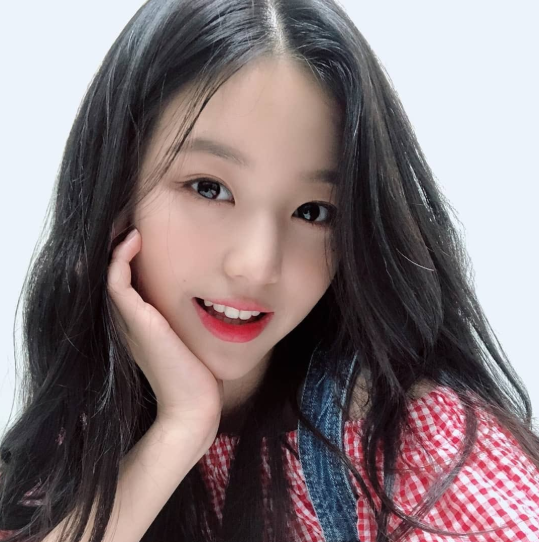
#> input picture Machine_Running/Learning/day10/IMAGE/cute.PNG, 539 x 542 px
$ python opencv_5.py
#> lines starting #> are read from the running program, lines starting #| are printed output that depends on the picture
import cv2, os
import matplotlib.pyplot as plt

img_file = './IMAGE/cute.PNG'

# 1. 검출기 생성
cascade = cv2.CascadeClassifier('./CV_HAAR/haarcascade_frontalface_alt.xml')

# 지정된 부분 모자이크 처리 함수
def mosaic(img, rect, size):
    # 모자이크 적용할 부분 추출하기
    (x1, y1, x2, y2) = rect
    w = x2 - x1
    h = y2 - y1
    i_rect = img[y1:y2, x1:x2]

    # 축소하고 확대
    i_small = cv2.resize(i_rect, (size, size))
    i_mos = cv2.resize(i_small, (w, h), interpolation=cv2.INTER_AREA)

    # 모자이크 적용
    img2 = img.copy()
    img2[y1:y2, x1:x2] = i_mos
    return img2


# 2. 이미지 읽어 들이고 그레이 스케일로 변환
img = cv2.imread(img_file)
#> img is the input picture: shape (542, 539, 3); mean B, G, R 124.3, 121.4, 134.9
img_gray = cv2.cvtColor(img, cv2.COLOR_BGR2GRAY)
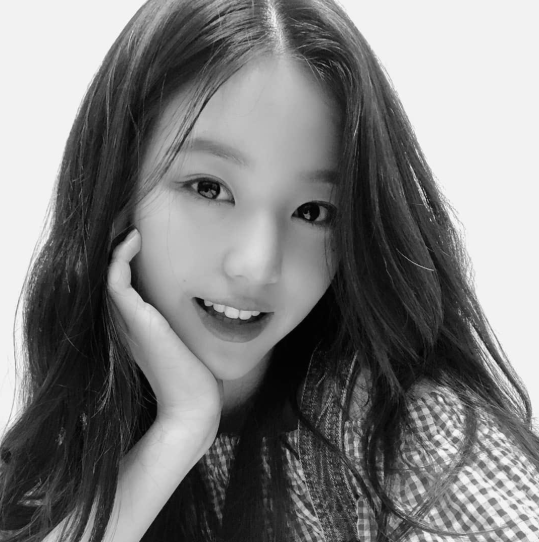
#> img_gray: shape (542, 539); min 0, max 249, mean 125.8

# 3. 얼굴 검출하기
face_list = cascade.detectMultiScale(img_gray, minSize=(150,150))
#> face_list = [[109, 96, 279, 279]]
if len(face_list) == 0:
    quit()

# 4. 인식한 부분에 모자이크 처리
for (x, y, w, h) in face_list:
    mos = mosaic(img, (x, y, x+w, y+h), 10)
#> this loop made 1 pass
#> (x, y, x1 in mosaic, y1 in mosaic, x2 in mosaic, y2 in mosaic) on pass 1: (109, 96, 109, 96, 388, 375)
#> pass 1, in mosaic, `i_rect = img[y1:y2, x1:x2]`:
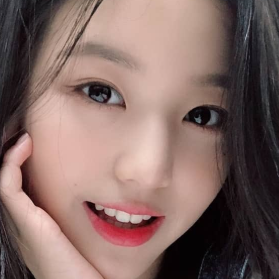
#> i_rect: shape (279, 279, 3); mean B, G, R 100.8, 105.9, 131.7
#> pass 1, in mosaic, `i_mos = cv2.resize(i_small, (w, h), interpolation=cv2.INTER_AREA)`:
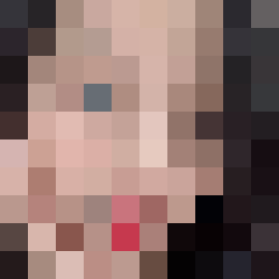
#> i_mos: shape (279, 279, 3); mean of channels 0, 1, 2 104.8, 109.6, 135.9; drawn as B, G, R
#> pass 1, `mos = mosaic(img, (x, y, x+w, y+h), 10)`:
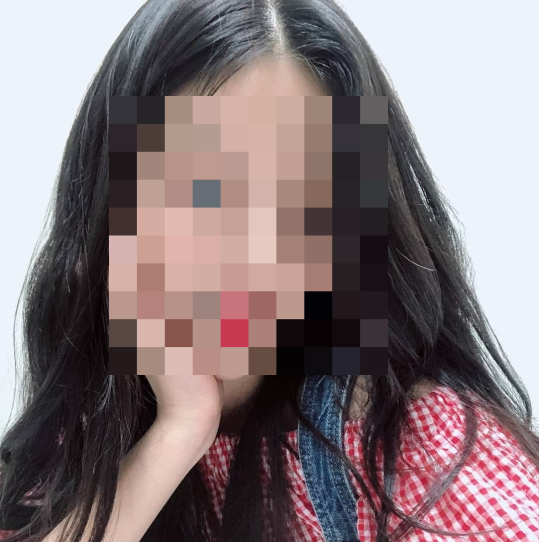
#> mos: shape (542, 539, 3); mean B, G, R 125.3, 122.4, 136.1

# 5. 이미지 출력
newfile = os.path.dirname(img_file) + '/cute_mos.PNG'
print('newfile =', newfile)
cv2.imwrite(newfile, mos)
plt.imshow(cv2.cvtColor(mos, cv2.COLOR_BGR2RGB))
plt.show()
